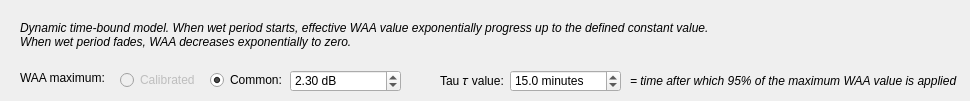
             <widget class="QWidget" name="waaSchleiss">
              <attribute name="title">
               <string>Schleiss 2013</string>
              </attribute>
              <widget class="QDoubleSpinBox" name="spinSchleissWaa">
               <property name="geometry">
                <rect>
                 <x>290</x>
                 <y>70</y>
                 <width>111</width>
                 <height>22</height>
                </rect>
               </property>
               <property name="suffix">
                <string> dB</string>
               </property>
               <property name="maximum">
                <double>100.000000000000000</double>
               </property>
               <property name="singleStep">
                <double>0.100000000000000</double>
               </property>
               <property name="value">
                <double>2.300000000000000</double>
               </property>
              </widget>
              <widget class="QLabel" name="label_20">
               <property name="geometry">
                <rect>
                 <x>20</x>
                 <y>20</y>
                 <width>701</width>
                 <height>31</height>
                </rect>
               </property>
               <property name="font">
                <font>
                 <italic>true</italic>
                </font>
               </property>
               <property name="text">
                <string>&lt;html&gt;&lt;head/&gt;&lt;body&gt;&lt;p&gt;Dynamic time-bound model. When wet period starts, effective WAA value exponentially progress up to the defined constant value.&lt;br/&gt;When wet period fades, WAA decreases exponentially to zero.&lt;/p&gt;&lt;/body&gt;&lt;/html&gt;</string>
               </property>
              </widget>
              <widget class="QRadioButton" name="radioSchleissCommon">
               <property name="geometry">
                <rect>
                 <x>210</x>
                 <y>70</y>
                 <width>81</width>
                 <height>20</height>
                </rect>
               </property>
               <property name="text">
                <string>Common:</string>
               </property>
               <property name="checked">
                <bool>true</bool>
               </property>
              </widget>
              <widget class="QRadioButton" name="radioSchleissCalibr">
               <property name="enabled">
                <bool>false</bool>
               </property>
               <property name="geometry">
                <rect>
                 <x>120</x>
                 <y>70</y>
                 <width>81</width>
                 <height>20</height>
                </rect>
               </property>
               <property name="text">
                <string>Calibrated</string>
               </property>
              </widget>
              <widget class="QLabel" name="label_28">
               <property name="geometry">
                <rect>
                 <x>20</x>
                 <y>70</y>
                 <width>91</width>
                 <height>16</height>
                </rect>
               </property>
               <property name="text">
                <string>WAA maximum:</string>
               </property>
              </widget>
              <widget class="QLabel" name="label_29">
               <property name="geometry">
                <rect>
                 <x>440</x>
                 <y>70</y>
                 <width>71</width>
                 <height>21</height>
                </rect>
               </property>
               <property name="text">
                <string>Tau 𝜏 value:</string>
               </property>
              </widget>
              <widget class="QDoubleSpinBox" name="spinSchleissTau">
               <property name="geometry">
                <rect>
                 <x>510</x>
                 <y>70</y>
                 <width>111</width>
                 <height>22</height>
                </rect>
               </property>
               <property name="suffix">
                <string> minutes</string>
               </property>
               <property name="decimals">
                <number>1</number>
               </property>
               <property name="maximum">
                <double>1000.000000000000000</double>
               </property>
               <property name="value">
                <double>15.000000000000000</double>
               </property>
              </widget>
              <widget class="QLabel" name="label_30">
               <property name="geometry">
                <rect>
                 <x>630</x>
                 <y>70</y>
                 <width>331</width>
                 <height>21</height>
                </rect>
               </property>
               <property name="font">
                <font>
                 <italic>true</italic>
                </font>
               </property>
               <property name="text">
                <string>= time after which 95% of the maximum WAA value is applied</string>
               </property>
              </widget>
             </widget>
